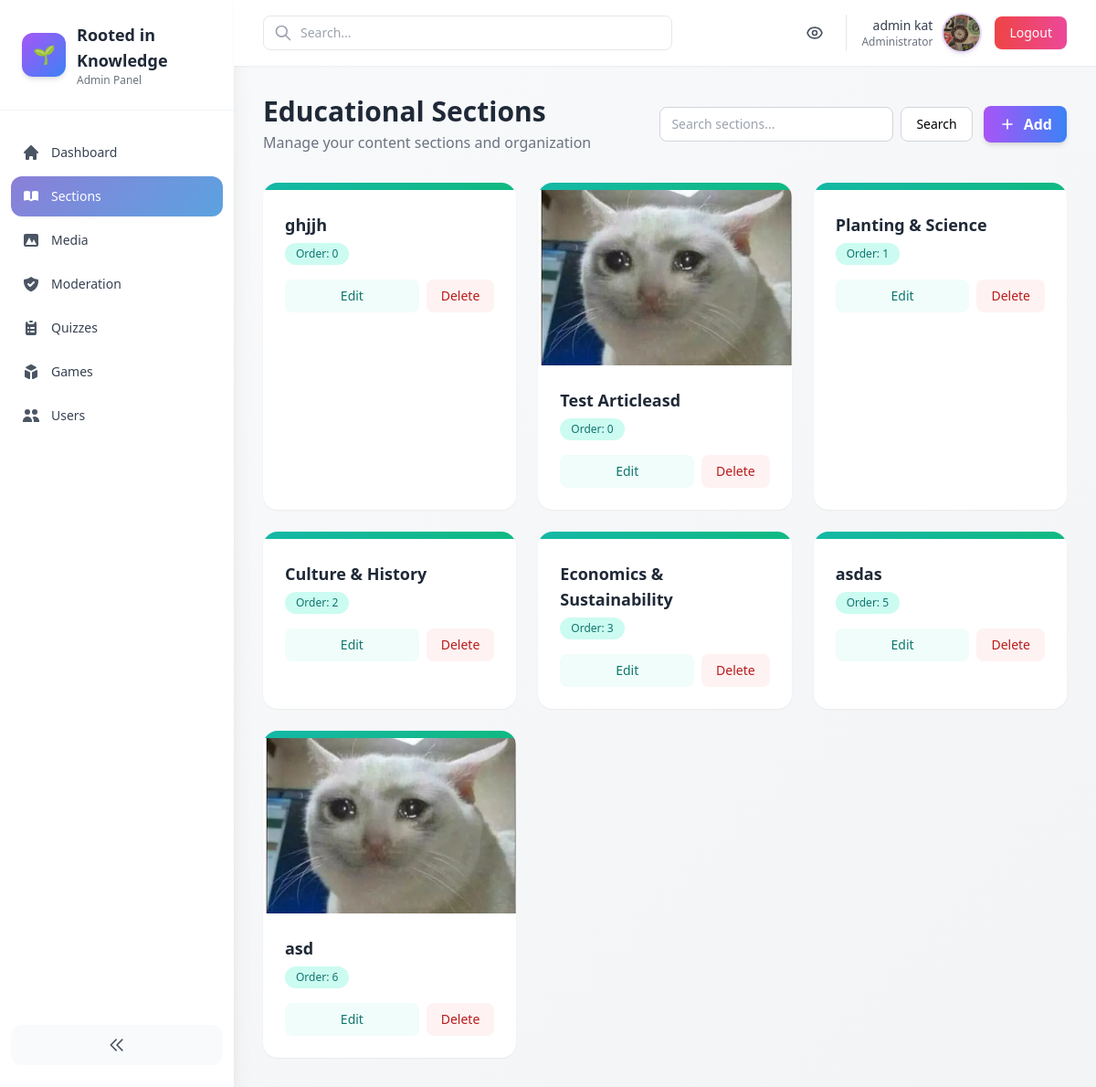
/admin-panel/sections/ (signed in), run on an earlier commit of the app's database.
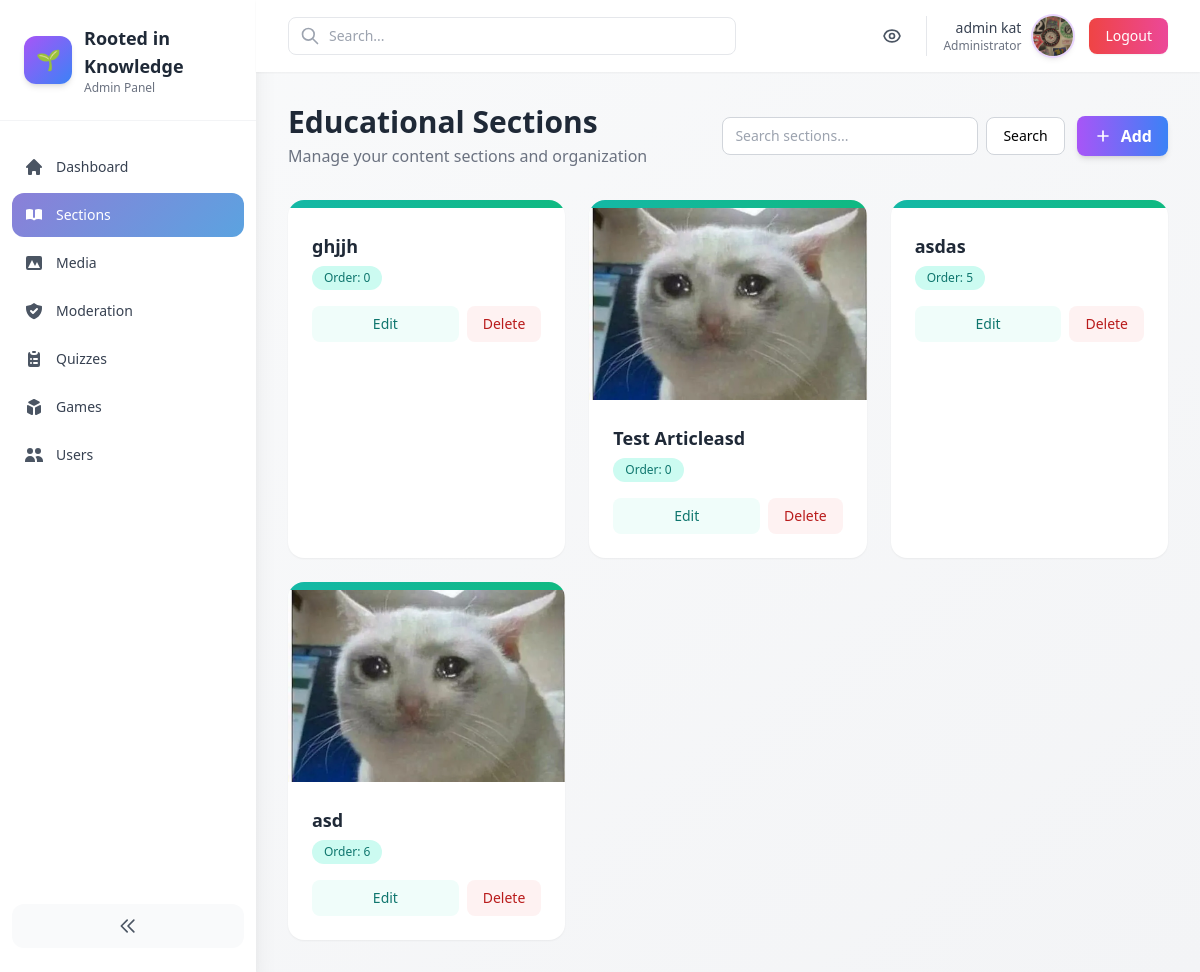
And on a later commit of the database.
### core/models.py (models this page shows, shortened)
class StudentProfile(models.Model):
    user = models.OneToOneField(settings.AUTH_USER_MODEL, on_delete=models.CASCADE)
    full_name = models.CharField(max_length=200, blank=True)
    profile_picture = models.ImageField(upload_to='profile_pics/', blank=True, null=True)
    birthday = models.DateField(null=True, blank=True)
    grade = models.PositiveSmallIntegerField(null=True, blank=True)
    must_change_password = models.BooleanField(default=True)
    created_at = models.DateTimeField(auto_now_add=True)

class EducationalSection(models.Model):
    SLUG_MAX = 100
    title = models.CharField(max_length=200)
    slug = models.SlugField(max_length=SLUG_MAX, unique=True)
    description = models.TextField(blank=True)
    content = models.TextField(blank=True)
    order = models.PositiveIntegerField(default=0)
    created_at = models.DateTimeField(auto_now_add=True)
    header_image = models.ImageField(upload_to='section_headers/', blank=True, null=True)
    content_image = models.ImageField(upload_to='section_content/', blank=True, null=True)
    class Meta:
        ordering = ['order', '-created_at']

### core/admin_panel/views.py (the view)
# urls.py: path('admin-panel/sections/', admin_views.SectionListView.as_view(), name='admin_sections'),
@method_decorator(staff_member_required, name='dispatch')
class SectionListView(ListView):
    model = EducationalSection
    template_name = 'core/admin_panel/section_list.html'
    context_object_name = 'sections'
    paginate_by = 12
    def get_queryset(self):
        qs = super().get_queryset()
        q = self.request.GET.get('q')
        if q:
            qs = qs.filter(title__icontains=q)
        return qs

### core/templates/core/admin_panel/section_list.html (shortened to what this page needs)
{% extends 'core/admin_panel/base.html' %}
{% block content %}
<div class="flex flex-col sm:flex-row sm:items-center sm:justify-between mb-8 gap-4">
  <div>
    <h1 class="text-3xl font-bold text-gray-800">Educational Sections</h1>
    <p class="text-gray-500 mt-1">Manage your content sections and organization</p>
  </div>
  <div class="flex items-center gap-3 w-full sm:w-auto">
    <form method="get" class="flex items-center gap-2 w-full sm:w-auto">
      <input type="search" name="q" value="{{ request.GET.q }}" placeholder="Search sections..." class="w-full sm:w-64 px-3 py-2 border border-gray-300 rounded-lg text-sm focus:outline-none focus:ring-2 focus:ring-purple-500 focus:border-transparent" />
      <button type="submit" class="px-4 py-2 text-sm bg-white border border-gray-300 rounded-lg hover:bg-gray-50">Search</button>
    </form>
    <a href="{% url 'core:admin_section_add' %}" class="inline-flex items-center justify-center gap-2 px-4 py-2 bg-gradient-to-r from-purple-500 to-blue-500 text-white font-semibold rounded-lg hover:from-purple-600 hover:to-blue-600 transition-all shadow-md hover:shadow-lg">
      <svg class="w-5 h-5" fill="none" stroke="currentColor" viewBox="0 0 24 24">
        <path stroke-linecap="round" stroke-linejoin="round" stroke-width="2" d="M12 6v6m0 0v6m0-6h6m-6 0H6"></path>
      </svg>
      Add
    </a>
  </div>
</div>
<div class="grid grid-cols-1 md:grid-cols-2 lg:grid-cols-3 gap-6">
  {% for s in sections %}
  <div class="bg-white rounded-2xl shadow-sm hover:shadow-md transition-all overflow-hidden">
    <div class="h-2 bg-gradient-to-r from-teal-500 to-emerald-500"></div>
    {% if s.content_image %}
    <div class="relative w-full h-48 overflow-hidden">
      <img src="{{ s.content_image.url }}" alt="{{ s.title }}" class="w-full h-full object-cover" />
    </div>
    {% endif %}
    <div class="p-6">
      <div class="flex items-start justify-between mb-3">
        <div class="flex-1">
          <h3 class="text-lg font-bold text-gray-800 mb-1">{{ s.title }}</h3>
          <span class="inline-block px-3 py-1 text-xs font-medium rounded-full bg-teal-100 text-teal-700">
            Order: {{ s.order }}
          </span>
        </div>
      </div>
      <div class="flex gap-2">
        <a href="{% url 'core:admin_section_edit' s.pk %}" class="flex-1 px-4 py-2 bg-teal-50 text-teal-700 text-sm font-medium rounded-lg hover:bg-teal-100 transition-colors text-center">
          Edit
        </a>
        <a href="{% url 'core:admin_section_delete' s.pk %}" class="px-4 py-2 bg-red-50 text-red-700 text-sm font-medium rounded-lg hover:bg-red-100 transition-colors">
          Delete
        </a>
      </div>
    </div>
  </div>
  {% endfor %}
</div>
{% endblock %}

### core/templates/core/admin_panel/base.html (shortened to what this page needs)
<!doctype html>
<html lang="en">
  <head>
    <script src="https://cdn.tailwindcss.com"></script>
  </head>
  <body class="bg-gradient-to-br from-gray-50 to-gray-100 min-h-screen antialiased" x-data="{ sidebarOpen: true, mobileMenuOpen: false }">
    <div class="min-h-screen flex">
      <aside :class="sidebarOpen ? 'w-64' : 'w-20'" class="bg-white shadow-xl transition-all duration-300 h-screen sticky top-0 hidden lg:block">
        <div class="p-6 border-b border-gray-100">
          <div class="flex items-center gap-3">
            <div class="w-12 h-12 bg-gradient-to-br from-purple-500 to-blue-500 rounded-xl flex items-center justify-center text-white shadow-md flex-shrink-0">
              <span class="text-xl">🌱</span>
            </div>
            <div x-show="sidebarOpen" x-transition>
              <div class="text-lg font-bold text-gray-800">Rooted in Knowledge</div>
              <p class="text-xs text-gray-500">Admin Panel</p>
            </div>
          </div>
        </div>
        <nav class="mt-6 px-3">
          <ul class="space-y-1 text-sm">
            <li>
              <a href="{% url 'core:admin_dashboard' %}" class="flex items-center gap-3 p-3 rounded-xl hover:bg-purple-50 transition-all group {% if request.resolver_match.url_name == 'admin_dashboard' %}active-nav{% endif %}">
                <svg class="w-5 h-5 flex-shrink-0 {% if request.resolver_match.url_name == 'admin_dashboard' %}text-white{% else %}text-gray-600 group-hover:text-purple-600{% endif %}" fill="currentColor" viewBox="0 0 20 20">
                  <path d="M10.707 2.293a1 1 0 00-1.414 0l-7 7a1 1 0 001.414 1.414L4 10.414V17a1 1 0 001 1h2a1 1 0 001-1v-2a1 1 0 011-1h2a1 1 0 011 1v2a1 1 0 001 1h2a1 1 0 001-1v-6.586l.293.293a1 1 0 001.414-1.414l-7-7z"></path>
                </svg>
                <span x-show="sidebarOpen" class="font-medium {% if request.resolver_match.url_name == 'admin_dashboard' %}text-white{% else %}text-gray-700 group-hover:text-purple-600{% endif %}">Dashboard</span>
              </a>
            </li>
            <li>
              <a href="{% url 'core:admin_sections' %}" class="flex items-center gap-3 p-3 rounded-xl hover:bg-purple-50 transition-all group {% if 'section' in request.resolver_match.url_name %}active-nav{% endif %}">
                <svg class="w-5 h-5 flex-shrink-0 {% if 'section' in request.resolver_match.url_name %}text-white{% else %}text-gray-600 group-hover:text-purple-600{% endif %}" fill="currentColor" viewBox="0 0 20 20">
                  <path d="M9 4.804A7.968 7.968 0 005.5 4c-1.255 0-2.443.29-3.5.804v10A7.969 7.969 0 015.5 14c1.669 0 3.218.51 4.5 1.385A7.962 7.962 0 0114.5 14c1.255 0 2.443.29 3.5.804v-10A7.968 7.968 0 0014.5 4c-1.255 0-2.443.29-3.5.804V12a1 1 0 11-2 0V4.804z"></path>
                </svg>
                <span x-show="sidebarOpen" class="font-medium {% if 'section' in request.resolver_match.url_name %}text-white{% else %}text-gray-700 group-hover:text-purple-600{% endif %}">Sections</span>
              </a>
            </li>
            <li>
              <a href="{% url 'core:admin_media' %}" class="flex items-center gap-3 p-3 rounded-xl hover:bg-purple-50 transition-all group {% if 'media' in request.resolver_match.url_name %}active-nav{% endif %}">
                <svg class="w-5 h-5 flex-shrink-0 {% if 'media' in request.resolver_match.url_name %}text-white{% else %}text-gray-600 group-hover:text-purple-600{% endif %}" fill="currentColor" viewBox="0 0 20 20">
                  <path fill-rule="evenodd" d="M4 3a2 2 0 00-2 2v10a2 2 0 002 2h12a2 2 0 002-2V5a2 2 0 00-2-2H4zm12 12H4l4-8 3 6 2-4 3 6z" clip-rule="evenodd"></path>
                </svg>
                <span x-show="sidebarOpen" class="font-medium {% if 'media' in request.resolver_match.url_name %}text-white{% else %}text-gray-700 group-hover:text-purple-600{% endif %}">Media</span>
              </a>
            </li>
            <li>
              <a href="{% url 'core:admin_moderation' %}" class="flex items-center gap-3 p-3 rounded-xl hover:bg-purple-50 transition-all group {% if 'moderation' in request.resolver_match.url_name %}active-nav{% endif %}">
                <svg class="w-5 h-5 flex-shrink-0 {% if 'moderation' in request.resolver_match.url_name %}text-white{% else %}text-gray-600 group-hover:text-purple-600{% endif %}" fill="currentColor" viewBox="0 0 20 20">
                  <path fill-rule="evenodd" d="M2.166 4.999A11.954 11.954 0 0010 1.944 11.954 11.954 0 0017.834 5c.11.65.166 1.32.166 2.001 0 5.225-3.34 9.67-8 11.317C5.34 16.67 2 12.225 2 7c0-.682.057-1.35.166-2.001zm11.541 3.708a1 1 0 00-1.414-1.414L9 10.586 7.707 9.293a1 1 0 00-1.414 1.414l2 2a1 1 0 001.414 0l4-4z" clip-rule="evenodd"></path>
                </svg>
                <span x-show="sidebarOpen" class="font-medium {% if 'moderation' in request.resolver_match.url_name %}text-white{% else %}text-gray-700 group-hover:text-purple-600{% endif %}">Moderation</span>
              </a>
            </li>
            <li>
              <a href="{% url 'core:admin_quizzes' %}" class="flex items-center gap-3 p-3 rounded-xl hover:bg-purple-50 transition-all group {% if 'quiz' in request.resolver_match.url_name %}active-nav{% endif %}">
                <svg class="w-5 h-5 flex-shrink-0 {% if 'quiz' in request.resolver_match.url_name %}text-white{% else %}text-gray-600 group-hover:text-purple-600{% endif %}" fill="currentColor" viewBox="0 0 20 20">
                  <path d="M9 2a1 1 0 000 2h2a1 1 0 100-2H9z"></path>
                  <path fill-rule="evenodd" d="M4 5a2 2 0 012-2 3 3 0 003 3h2a3 3 0 003-3 2 2 0 012 2v11a2 2 0 01-2 2H6a2 2 0 01-2-2V5zm3 4a1 1 0 000 2h.01a1 1 0 100-2H7zm3 0a1 1 0 000 2h3a1 1 0 100-2h-3zm-3 4a1 1 0 100 2h.01a1 1 0 100-2H7zm3 0a1 1 0 100 2h3a1 1 0 100-2h-3z" clip-rule="evenodd"></path>
                </svg>
                <span x-show="sidebarOpen" class="font-medium {% if 'quiz' in request.resolver_match.url_name %}text-white{% else %}text-gray-700 group-hover:text-purple-600{% endif %}">Quizzes</span>
              </a>
            </li>
            <li>
              <a href="{% url 'core:admin_games' %}" class="flex items-center gap-3 p-3 rounded-xl hover:bg-purple-50 transition-all group {% if 'game' in request.resolver_match.url_name %}active-nav{% endif %}">
                <svg class="w-5 h-5 flex-shrink-0 {% if 'game' in request.resolver_match.url_name %}text-white{% else %}text-gray-600 group-hover:text-purple-600{% endif %}" fill="currentColor" viewBox="0 0 20 20">
                  <path d="M11 17a1 1 0 001.447.894l4-2A1 1 0 0017 15V9.236a1 1 0 00-1.447-.894l-4 2a1 1 0 00-.553.894V17zM15.211 6.276a1 1 0 000-1.788l-4.764-2.382a1 1 0 00-.894 0L4.789 4.488a1 1 0 000 1.788l4.764 2.382a1 1 0 00.894 0l4.764-2.382zM4.447 8.342A1 1 0 003 9.236V15a1 1 0 00.553.894l4 2A1 1 0 009 17v-5.764a1 1 0 00-.553-.894l-4-2z"></path>
                </svg>
                <span x-show="sidebarOpen" class="font-medium {% if 'game' in request.resolver_match.url_name %}text-white{% else %}text-gray-700 group-hover:text-purple-600{% endif %}">Games</span>
              </a>
            </li>
            <li>
              <a href="{% url 'core:admin_users' %}" class="flex items-center gap-3 p-3 rounded-xl hover:bg-purple-50 transition-all group {% if 'user' in request.resolver_match.url_name %}active-nav{% endif %}">
                <svg class="w-5 h-5 flex-shrink-0 {% if 'user' in request.resolver_match.url_name %}text-white{% else %}text-gray-600 group-hover:text-purple-600{% endif %}" fill="currentColor" viewBox="0 0 20 20">
                  <path d="M9 6a3 3 0 11-6 0 3 3 0 016 0zM17 6a3 3 0 11-6 0 3 3 0 016 0zM12.93 17c.046-.327.07-.66.07-1a6.97 6.97 0 00-1.5-4.33A5 5 0 0119 16v1h-6.07zM6 11a5 5 0 015 5v1H1v-1a5 5 0 015-5z"></path>
                </svg>
                <span x-show="sidebarOpen" class="font-medium {% if 'user' in request.resolver_match.url_name %}text-white{% else %}text-gray-700 group-hover:text-purple-600{% endif %}">Users</span>
              </a>
            </li>
          </ul>
        </nav>
        <div class="absolute bottom-6 left-0 right-0 px-3">
          <button @click="sidebarOpen = !sidebarOpen" class="w-full p-3 bg-gray-50 hover:bg-gray-100 rounded-xl transition-all flex items-center justify-center">
            <svg class="w-5 h-5 text-gray-600" fill="none" stroke="currentColor" viewBox="0 0 24 24">
              <path stroke-linecap="round" stroke-linejoin="round" stroke-width="2" d="M11 19l-7-7 7-7m8 14l-7-7 7-7"></path>
            </svg>
          </button>
        </div>
      </aside>
      <div class="flex-1 flex flex-col min-w-0">
        <header class="bg-white shadow-sm sticky top-0 z-40">
          <div class="px-4 sm:px-6 lg:px-8 py-4 flex items-center justify-between">
            <div class="flex items-center gap-4 flex-1">
              <div class="relative max-w-md w-full">
                <input type="search" placeholder="Search..." class="w-full pl-10 pr-4 py-2 border border-gray-200 rounded-lg focus:outline-none focus:ring-2 focus:ring-purple-500 focus:border-transparent text-sm" />
                <svg class="w-5 h-5 text-gray-400 absolute left-3 top-1/2 -translate-y-1/2" fill="none" stroke="currentColor" viewBox="0 0 24 24">
                  <path stroke-linecap="round" stroke-linejoin="round" stroke-width="2" d="M21 21l-6-6m2-5a7 7 0 11-14 0 7 7 0 0114 0z"></path>
                </svg>
              </div>
            </div>
            <div class="flex items-center gap-4">
              <a href="/" class="p-2 hover:bg-gray-100 rounded-lg transition" title="View Site">
              </a>
             <a href="{% url 'core:profile' %}">
              <div class="flex items-center gap-3 pl-4 border-l border-gray-200">
                <div class="text-right hidden sm:block">
                  <div class="text-sm font-medium text-gray-700">{{ user.username }}</div>
                  <div class="text-xs text-gray-500">Administrator</div>
                </div>
                {% if user.studentprofile.profile_picture %}
                  <img src="{{ user.studentprofile.profile_picture.url }}" alt="{{ user.username }}" class="w-10 h-10 rounded-full object-cover shadow-md ring-2 ring-purple-200">
                {% else %}
                  <div class="w-10 h-10 bg-gradient-to-br from-purple-400 to-blue-500 rounded-full flex items-center justify-center text-white font-semibold shadow-md">
                    {{ user.username|slice:":1"|upper }}
                  </div>
                {% endif %}
              </div>
             </a>
              <a href="{% url 'logout' %}" class="px-4 py-2 text-sm font-medium text-white bg-gradient-to-r from-red-500 to-pink-500 hover:from-red-600 hover:to-pink-600 rounded-lg shadow-sm hover:shadow-md transition-all duration-200">
                Logout
              </a>
            </div>
          </div>
        </header>
        <main class="flex-1 p-4 sm:p-6 lg:p-8">
          {% block content %}{% endblock %}
        </main>
      </div>
    </div>
  </body>
</html>

### core/templates/core/admin_panel/base.html (style rules this page uses)
:root { --purple: #8B7FD8; --blue: #5BA3E0; }
.active-nav { background: linear-gradient(135deg, #8B7FD8 0%, #5BA3E0 100%); color: white; }

What changed in the data, as far as the page shows it:
removed EducationalSection: title "Planting & Science", order "1"
removed EducationalSection: title "Culture & History", order "2"
removed EducationalSection: title "Economics & Sustainability", order "3"
